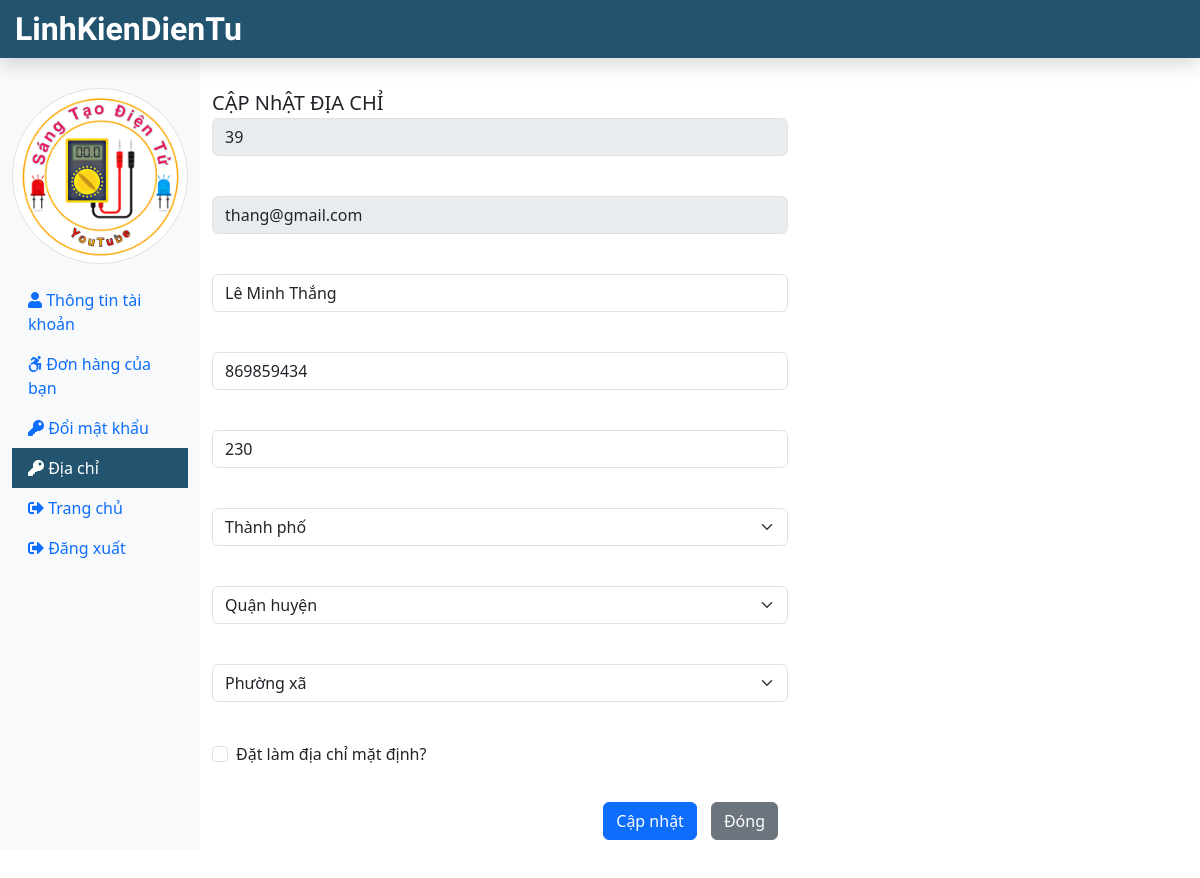
Page /Student/giaoDienCapNhatDiaChi.php?dc_id=39 (signed in) on the committed database.
### tables this page shows
CREATE TABLE `nguoimua` (
  `nm_id` int(11) NOT NULL,
  `nm_ten` varchar(50) NOT NULL,
  `nm_email` varchar(50) NOT NULL,
  `nm_matKhau` varchar(50) NOT NULL,
  `nm_sdt` char(10) NOT NULL,
  `nm_hinhAnh` text NOT NULL,
  `nm_trangThai` tinyint(1) NOT NULL
);

CREATE TABLE `diachi` (
  `dc_id` int(11) NOT NULL,
  `dc_hoten` varchar(255) NOT NULL,
  `dc_sdt` int(15) NOT NULL,
  `dc_sonha` varchar(255) NOT NULL,
  `dc_thanhpho` varchar(255) NOT NULL,
  `dc_tinh` varchar(255) NOT NULL,
  `dc_xa` varchar(255) NOT NULL,
  `dc_giatrimatdinh` tinyint(1) NOT NULL,
  `nm_id` int(11) NOT NULL,
  `nm_email` varchar(255) NOT NULL
);

### Student/giaoDienCapNhatDiaChi.php (the view, shortened to what this page needs)
<?php
include('./stuInclude/header.php');
include_once('../dbConnection.php');
?>
<div class="col-sm-6 mt-5">
<div class="modal-dialog modal-dialog-centered">
        <div class="modal-content">
            <div class="modal-header">
                <h1 class="modal-title fs-5" id="stuAddAdressLabel">CẬP NhẬT ĐỊA CHỈ</h1>
            </div>
            <div class="modal-body">
                <?php
                if (isset($_GET['dc_id'])) {
                    $dc_id = $_GET['dc_id'];
                    $sql = "SELECT * FROM diachi WHERE dc_id = '$dc_id' ";
                    $result = $conn->query($sql);
                    $row = $result->fetch_assoc();
                }
                ?>
                <form role="form" id="stuRegForm">
                    <div class="form-group">
                        <input type="text" class="form-control" id="capnhat_diachi" value="<?php echo $row['dc_id'] ?>" readonly>
                    </div> <br>
                    <div class="form-group">
                        <input type="email" class="form-control" id="capnhat_email" value="<?php echo $row['nm_email'] ?>" readonly>
                    </div> <br>
                    <div class="form-group">
                        <input type="text" class="form-control" placeholder="Họ tên" name="capnhat_hoten" id="capnhat_hoten" value="<?php echo $row['dc_hoten'] ?>">
                    </div> <br>
                    <div class="form-group">
                        <input type="text" class="form-control" placeholder="Số điện thoại" name="capnhat_sodienthoai" id="capnhat_sodienthoai" value="<?php echo $row['dc_sdt'] ?>">
                    </div> <br>
                    <div class="form-group">
                        <input type="text" class="form-control" placeholder="Số nhà" name="capnhat_sonha" id="capnhat_sonha" value="<?php echo $row['dc_sonha'] ?>">
                    </div> <br>
                    <div class="form-group">
                        <select class="form-select capnhat_thanhpho" aria-label="Default select example" id="capnhat_thanhpho">
                            <option selected>Thành phố</option>
                        </select>
                    </div> <br>
                    <div class="form-group">
                        <select class="form-select capnhat_tinh" id="capnhat_tinh" aria-label="Default select example">
                            <option selected>Quận huyện</option>
                        </select>
                    </div> <br>
                    <div class="form-group">
                        <select class="form-select capnhat_huyen" id="capnhat_huyen" aria-label="Default select example">
                            <option selected>Phường xã</option>
                        </select>
                    </div> <br>
                    <div>
                        <div class="form-check">
                            <input class="form-check-input" type="checkbox" value="" id="flexCheckDefault">
                            <label class="form-check-label" for="flexCheckDefault">
                                Đặt làm địa chỉ mặt định?
                            </label>
                        </div>
                    </div> <br>
                </form>
            </div>
            <div class="modal-footer">
                <button type="button" class="btn btn-primary" onclick="updateAddress()" id="themdiachi"> Cập nhật </button>
                <a href="./diaChiNguoiMua.php" class="btn btn-secondary" style="margin: 10px;"> Đóng </a>
            </div>
        </div>
    </div>
</div>
<?php
include('./stuInclude/footer.php');
?>

### Student/stuInclude/header.php (shortened to what this page needs)
<?php
include_once('../dbConnection.php');
if (isset($_SESSION['is_login'])) {
    $userLogEmail = $_SESSION['userLogEmail'];
}
if (isset($userLogEmail)) {
    $sql = "SELECT nm_hinhAnh FROM nguoimua WHERE nm_email = '$userLogEmail'";
    $result = $conn->query($sql);
    $row = $result->fetch_assoc();
    $stu_img = $row['nm_hinhAnh'];
}
?>
<!DOCTYPE html>
<html lang="en">
<head>
    <link rel="stylesheet" href="../css/bootstrap.min.css">
    <link rel="stylesheet" href="./css/bootstrap_thang.min.css">
    <link rel="stylesheet" href="../css/all.min.css">
    <link rel="stylesheet" href="../css/adminstyle.css">
</head>
<body>
    <nav class="navbar navbar-dark fixed-top flex-md-nowrap p-0 shadow" style="background-color: #225470;">
        <a class="navbar-brand col-sm-3 col-md-2 mr-0" href="/Student/studentProfile.php">LinhKienDienTu</a>
    </nav>
    <div class="container-fluid mb-5 " style="margin-top:40px;">
        <div class="row">
            <nav class="col-sm-2 bg-light sidebar py-5 d-print-none">
                <div class="sidebar-sticky">
                    <ul class="nav flex-column">
                        <li class="nav-item mb-3">
                            <img src="<?php echo $stu_img ?>" alt="studentimage" class="img-thumbnail rounded-circle">
                        </li>
                        <li class="nav-item">
                            <a class="nav-link <?php if (PAGE == 'profile') {
                                                    echo 'active';
                                                } ?>" href="thongTinNguoiMua.php">
                                <i class="fas fa-user"></i>
                                Thông tin tài khoản <span class="sr-only">(current)</span>
                            </a>
                        </li>
                        <li class="nav-item">
                            <a class="nav-link <?php if (PAGE == 'mycourse') {
                                                    echo 'active';
                                                } ?>" href="myCourse.php">
                                <i class="fab fa-accessible-icon"></i>
                                Đơn hàng của bạn
                            </a>
                        </li>
                        <li class="nav-item">
                            <a class="nav-link <?php if (PAGE == 'studentChangePass') {
                                                    echo 'active';
                                                } ?>" href="doiMatKhauNguoiMua.php">
                                <i class="fas fa-key"></i>
                                Đổi mật khẩu
                            </a>
                        </li>
                        <li class="nav-item">
                            <a class="nav-link <?php if (PAGE == 'studentAddress') {
                                                    echo 'active';
                                                } ?>" href="diaChiNguoiMua.php">
                                <i class="fas fa-key"></i>
                                Địa chỉ
                            </a>
                        </li>
                        <li class="nav-item">
                            <a class="nav-link" href="../index.php">
                                <i class="fas fa-sign-out-alt"></i>
                                Trang chủ
                            </a>
                        </li>
                        <li class="nav-item">
                            <a class="nav-link" href="../logout.php">
                                <i class="fas fa-sign-out-alt"></i>
                                Đăng xuất
                            </a>
                        </li>
                    </ul>
                </div>
            </nav>

### css/adminstyle.css (style rules this page uses)
.navbar-brand { font-family: "Ubuntu", sans-serif; font-size: 2em; font-weight: bold; color: #fff; }
.active { background-color: #225470; color: #fff; }

### rows in the picture
nguoimua: nm_hinhAnh (picture)
diachi: dc_id "39", nm_email "thang@gmail.com", capnhat_hoten "Lê Minh Thắng", capnhat_sodienthoai "869859434", capnhat_sonha "230"
